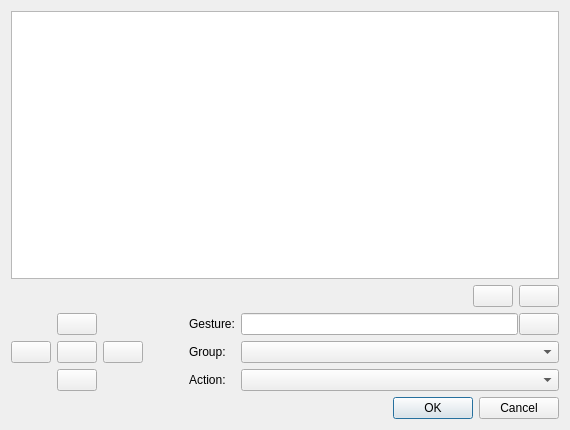
<?xml version="1.0" encoding="UTF-8"?>
<ui version="4.0">
 <class>MouseGestureConfigDialog</class>
 <widget class="QDialog" name="MouseGestureConfigDialog">
  <property name="geometry">
   <rect>
    <x>0</x>
    <y>0</y>
    <width>570</width>
    <height>430</height>
   </rect>
  </property>
  <property name="windowTitle">
   <string>MouseGestureConfig</string>
  </property>
  <layout class="QVBoxLayout" name="verticalLayout">
   <item>
    <widget class="QTableWidget" name="gesturesTableWidget"/>
   </item>
   <item>
    <layout class="QHBoxLayout" name="horizontalLayout_2">
     <item>
      <spacer name="horizontalSpacer">
       <property name="orientation">
        <enum>Qt::Horizontal</enum>
       </property>
       <property name="sizeHint" stdset="0">
        <size>
         <width>40</width>
         <height>20</height>
        </size>
       </property>
      </spacer>
     </item>
     <item>
      <widget class="QPushButton" name="addPushButton">
       <property name="text">
        <string/>
       </property>
       <property name="icon">
        <iconset theme="list-add">
         <normaloff>.</normaloff>.</iconset>
       </property>
      </widget>
     </item>
     <item>
      <widget class="QPushButton" name="removePushButton">
       <property name="text">
        <string/>
       </property>
       <property name="icon">
        <iconset theme="list-remove">
         <normaloff>.</normaloff>.</iconset>
       </property>
      </widget>
     </item>
    </layout>
   </item>
   <item>
    <layout class="QHBoxLayout" name="horizontalLayout">
     <item>
      <layout class="QGridLayout" name="gridLayout">
       <item row="2" column="0">
        <widget class="QPushButton" name="leftPushButton">
         <property name="text">
          <string/>
         </property>
         <property name="icon">
          <iconset theme="go-previous">
           <normaloff>.</normaloff>.</iconset>
         </property>
        </widget>
       </item>
       <item row="2" column="1">
        <widget class="QPushButton" name="backPushButton">
         <property name="text">
          <string/>
         </property>
         <property name="icon">
          <iconset theme="edit-undo">
           <normaloff>.</normaloff>.</iconset>
         </property>
        </widget>
       </item>
       <item row="3" column="1">
        <widget class="QPushButton" name="downPushButton">
         <property name="text">
          <string/>
         </property>
         <property name="icon">
          <iconset theme="go-down">
           <normaloff>.</normaloff>.</iconset>
         </property>
        </widget>
       </item>
       <item row="2" column="2">
        <widget class="QPushButton" name="rightPushButton">
         <property name="text">
          <string/>
         </property>
         <property name="icon">
          <iconset theme="go-next">
           <normaloff>.</normaloff>.</iconset>
         </property>
        </widget>
       </item>
       <item row="1" column="1">
        <widget class="QPushButton" name="upPushButton">
         <property name="text">
          <string/>
         </property>
         <property name="icon">
          <iconset theme="go-up">
           <normaloff>.</normaloff>.</iconset>
         </property>
        </widget>
       </item>
      </layout>
     </item>
     <item>
      <spacer name="horizontalSpacer_2">
       <property name="orientation">
        <enum>Qt::Horizontal</enum>
       </property>
       <property name="sizeType">
        <enum>QSizePolicy::Minimum</enum>
       </property>
       <property name="sizeHint" stdset="0">
        <size>
         <width>40</width>
         <height>20</height>
        </size>
       </property>
      </spacer>
     </item>
     <item>
      <layout class="QGridLayout" name="gridLayout_2">
       <item row="0" column="1">
        <widget class="QLabel" name="label">
         <property name="text">
          <string>Gesture:</string>
         </property>
        </widget>
       </item>
       <item row="1" column="1">
        <widget class="QLabel" name="label_3">
         <property name="text">
          <string>Group:</string>
         </property>
        </widget>
       </item>
       <item row="2" column="1">
        <widget class="QLabel" name="label_2">
         <property name="text">
          <string>Action:</string>
         </property>
        </widget>
       </item>
       <item row="1" column="2">
        <widget class="QComboBox" name="groupComboBox"/>
       </item>
       <item row="2" column="2">
        <widget class="QComboBox" name="actionComboBox"/>
       </item>
       <item row="0" column="2">
        <layout class="QHBoxLayout" name="horizontalLayout_3">
         <property name="spacing">
          <number>1</number>
         </property>
         <item>
          <widget class="QLineEdit" name="gestureLineEdit"/>
         </item>
         <item>
          <widget class="QPushButton" name="clearPushButton">
           <property name="text">
            <string/>
           </property>
           <property name="icon">
            <iconset theme="edit-clear">
             <normaloff>.</normaloff>.</iconset>
           </property>
          </widget>
         </item>
        </layout>
       </item>
      </layout>
     </item>
    </layout>
   </item>
   <item>
    <widget class="QDialogButtonBox" name="buttonBox">
     <property name="orientation">
      <enum>Qt::Horizontal</enum>
     </property>
     <property name="standardButtons">
      <set>QDialogButtonBox::Cancel|QDialogButtonBox::Ok</set>
     </property>
    </widget>
   </item>
  </layout>
 </widget>
 <resources/>
 <connections>
  <connection>
   <sender>buttonBox</sender>
   <signal>accepted()</signal>
   <receiver>MouseGestureConfigDialog</receiver>
   <slot>accept()</slot>
   <hints>
    <hint type="sourcelabel">
     <x>248</x>
     <y>254</y>
    </hint>
    <hint type="destinationlabel">
     <x>157</x>
     <y>274</y>
    </hint>
   </hints>
  </connection>
  <connection>
   <sender>buttonBox</sender>
   <signal>rejected()</signal>
   <receiver>MouseGestureConfigDialog</receiver>
   <slot>reject()</slot>
   <hints>
    <hint type="sourcelabel">
     <x>316</x>
     <y>260</y>
    </hint>
    <hint type="destinationlabel">
     <x>286</x>
     <y>274</y>
    </hint>
   </hints>
  </connection>
 </connections>
</ui>
